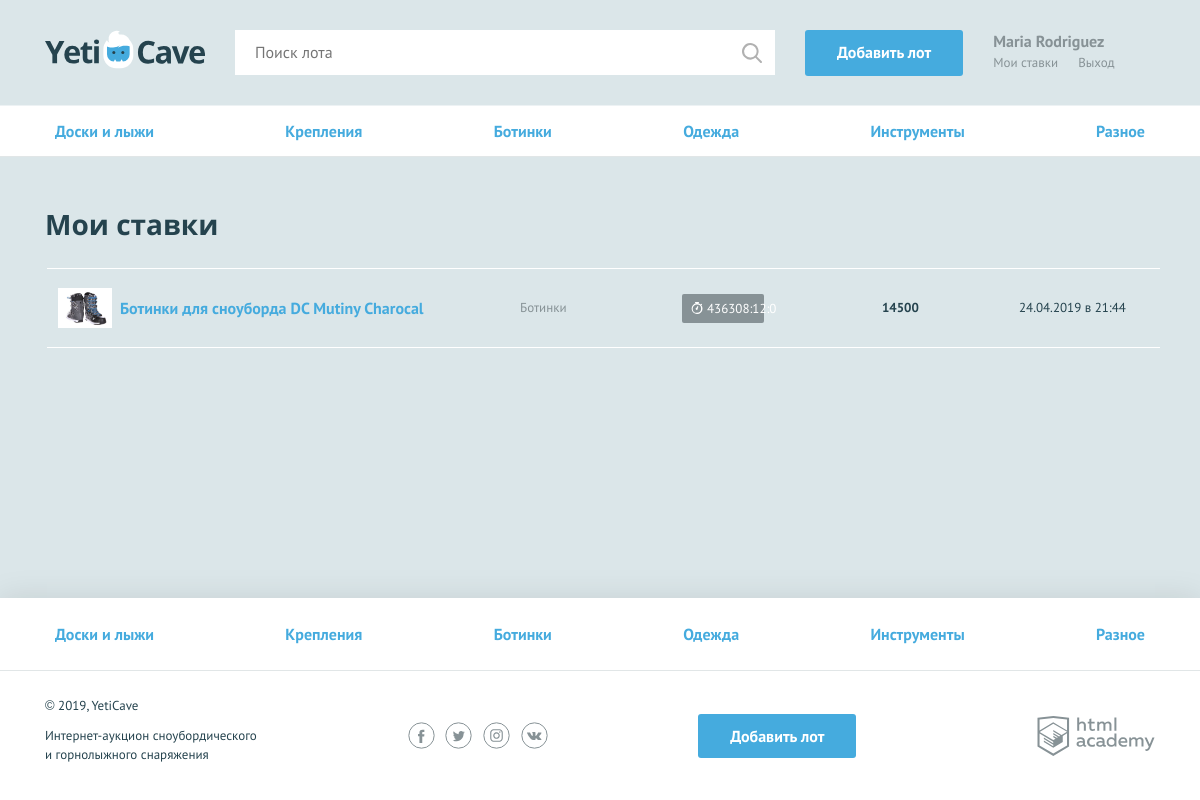
/my-bets.php (signed in), run on the app's committed database.
### tables this page shows
CREATE TABLE category (
                        id INT AUTO_INCREMENT PRIMARY KEY,
                        category VARCHAR(64),
                        class VARCHAR(64) UNIQUE
);

CREATE TABLE bid (
                   id INT AUTO_INCREMENT PRIMARY KEY,
                   user_id INT,
                   FOREIGN KEY (user_id) REFERENCES user(id),
                   lot INT,
                   FOREIGN KEY (lot) REFERENCES lot(id),
                   added_on TIMESTAMP DEFAULT CURRENT_TIMESTAMP,
                   offer INT UNSIGNED NOT NULL
);

CREATE TABLE lot (
                   id INT AUTO_INCREMENT PRIMARY KEY,
                   user_id INT,
                   FOREIGN KEY (user_id) REFERENCES user(id),
                   winner INT,
                   FOREIGN KEY (winner) REFERENCES user(id),
                   winner_bid_id INT,
                   category INT,
                   FOREIGN KEY (category) REFERENCES category(id),
                   created_on TIMESTAMP DEFAULT CURRENT_TIMESTAMP,
                   title VARCHAR(256) NOT NULL,
                   description VARCHAR(1000) NOT NUll,
                   image VARCHAR(512) NOT NULL,
                   starting_price INT UNSIGNED NOT NULL,
                   end_by TIMESTAMP DEFAULT '2019-01-01 00:00:00' NOT NUll,
                   bid_step INT UNSIGNED NOT NULL
);

### helpers.php (called while the page is built, shortened)
<?php
function db_get_prepare_stmt($link, $sql, $data = []) {
    $stmt = mysqli_prepare($link, $sql);
    return $stmt;
}
function include_template($name, array $data = []) {
    $name = 'templates/' . $name;
    extract($data);
    require $name;
    $result = ob_get_clean();
    return $result;
}

### init.php (called while the page is built, shortened)
<?php
require_once('functions.php');
require_once('helpers.php');
function get_categories ($con) {
    return $categories = fetch_db_data($con, 'SELECT * FROM category');
};

### templates/menu_lot.php (the view)
<nav class="nav">
    <ul class="nav__list container">
        <?php
        foreach ($categories as $category): ?>
        <li class="nav__item">
            <a href="/?cat=<?=$category['class'];?>"><?=$category['category'];?></a>
        </li>
        <?php endforeach;?>
    </ul>
</nav>

### templates/my-bets.php (shortened to what this page needs)
<section class="rates container">
    <h2>Мои ставки</h2>
    <table class="rates__list">
        <?php
        foreach($list_of_user_bids as $bid): ?>
        <tr class="rates__item<?php
        $is_win = $bid['winner_bid_id'] === $bid['id'] ? true : false;
        if($is_win) {
            echo ' rates__item--win';
        }
        ?>">
            <td class="rates__info">
                <div class="rates__img">
                    <img src="<?=$bid['image'];?>" width="54" height="40" alt="Сноуборд">
                </div>
                <div>
                <h3 class="rates__title"><a href="lot.php?id=<?=$bid['lot']; ?>"><?=$bid['title'];?></a></h3>
                </div>
            </td>
            <td class="rates__category">
                <?=$bid['category'];?>
            </td>
            <td class="rates__timer">
                <div class="timer <?php
                if($is_win) {
                    echo 'timer--win';
                }
                elseif(strtotime($bid['end_by']) <= strtotime('now') )  {
                    echo 'timer--end';
                } else if (strtotime($bid['end_by']) < 3600) {
                    echo 'timer--finishing';
                } else {
                    echo '';
                }
                ?>">
                    <?php
                    if($is_win) {
                        echo 'Ставка выиграла';
                    }
                    elseif(strtotime($bid['end_by']) <= strtotime('now') )  {
                    echo 'Торги окончены';
                    } else {
                    echo showTimeAddSec($bid['end_by']);
                    }
                  ?>
                </div>
            </td>
            <td class="rates__price">
                <?=$bid['offer'];?>
            </td>
            <td class="rates__time">
                <?=calculate_bid_times($bid['added_on']);?>
            </td>
        </tr>
        <?php endforeach; ?>
    </table>
</section>

### functions.php (shortened to what this page needs)
<?php
function showTimeAddSec (string $timestamp):string
{
    $unix = strtotime($timestamp);
    $hours =  floor($unix / 3600);
    $minutes = floor(($unix % 3600) / 60);
    $seconds = floor(($unix % 3600) / 3600);
    return $hours . ":" . $minutes . ":" . $seconds;
}
function fetch_db_data (mysqli $con, string $sql, array $data = []): ?array
{
    $result = [];
    $stmt = db_get_prepare_stmt($con, $sql, $data);
    mysqli_stmt_execute($stmt);
    $res = mysqli_stmt_get_result($stmt);
    if (!$res) {
        $error =  mysqli_error($con);
        print $page_content = include_template('error.php', ['error' => $error]);
        die();
    } else {
        $result = mysqli_fetch_all($res, MYSQLI_ASSOC);
    }
    return $result;
}
function calculate_bid_times (string $time_of_bid) {
    $sec_since_posted = strtotime('now') - strtotime($time_of_bid);
    $h_since_posted = floor($sec_since_posted/3600);
    $min_since_posted = floor(($sec_since_posted % 3600) / 60);
    if ($h_since_posted < 1) {
        echo $min_since_posted . ' мин. назад';
    } else if ($h_since_posted == 1 and $h_since_posted < 2) {
        echo "час назад";
    } else if ($h_since_posted >= 2 and $h_since_posted < 24) {
        echo $h_since_posted . ' ч. назад';
    } else if($h_since_posted >= 24 and $h_since_posted < 48) {
        echo  'вчера в ' . floor($h_since_posted/24) .':' .  $min_since_posted;
    } else {
        echo date_format(date_create($time_of_bid), 'd.m.Y в H:i');
    }
}

### templates/layout.php (shortened to what this page needs)
<!DOCTYPE html>
<html lang="ru">
<head>
    <link href="../css/normalize.min.css" rel="stylesheet">
    <link href="../css/style.css" rel="stylesheet">
</head>
<body>
<div class="page-wrapper">
    <header class="main-header">
        <div class="main-header__container container">
            <a class="main-header__logo" href="<?=$logo_link;?>">
                <img src="../img/logo.svg" width="160" height="39" alt="Логотип компании YetiCave">
            </a>
            <form class="main-header__search" method="get" action="search.php" autocomplete="off">
                <input type="search" name="search" placeholder="<?php
                if(isset($_GET['search'])) {
                   if($_GET['search']) {
                       echo $_GET['search'];
                   } else {
                       echo 'Введите запрос';
                   }
                }  else {
                    echo 'Поиск лота';
                }; ?>">
                <input class="main-header__search-btn" type="submit" name="find" value="Найти">
            </form>
            <?php
            if  (isset($_SESSION['user'])): ?>
            <a class="main-header__add-lot button" href="add.php">Добавить лот</a>
            <?php endif; ?>
            <nav class="user-menu">
                <?php
                if  (isset($_SESSION['user'])): ?>
                    <div class="user-menu__logged">
                        <p><?=strip_tags($_SESSION['user']['name']); ?></p>
                        <a class="user-menu__bets" href="/my-bets.php">Мои ставки</a>
                        <a class="user-menu__logout" href="/logout.php">Выход</a>
                    </div>
                <?php endif; ?>
            </nav>
        </div>
    </header>
    <main class="<?=$main_class ?>">
        <?=$menu?>
       <?=$content ?>
    </main>
</div>
<footer class="main-footer">
    <nav class="nav">
        <ul class="nav__list container">
            <?php foreach ($categories as $category): ?>
                <li class="nav__item">
                    <a href="/?cat=<?=$category['class']?>" ><?=htmlspecialchars($category['category']); ?></a>
                </li>
            <?php endforeach; ?>
        </ul>
    </nav>
    <div class="main-footer__bottom container">
        <div class="main-footer__copyright">
            <p>© 2019, YetiCave</p>
            <p>Интернет-аукцион сноубордического и горнолыжного снаряжения</p>
        </div>
        <div class="main-footer__social social">
            <a class="social__link social__link--facebook" href="#">
            </a>
            <a class="social__link social__link--twitter" href="#">
            </a>
            <a class="social__link social__link--instagram" href="#">
            </a>
            <a class="social__link social__link--vkontakte" href="#">
            </a>
        </div>
        <?php
        if  (isset($_SESSION['user'])): ?>
            <a class="main-header__add-lot button" href="add.php">Добавить лот</a>
        <?php endif; ?>
        <div class="main-footer__developed-by">
            <a class="logo-academy" href="https://htmlacademy.ru/intensive/php">
            </a>
        </div>
    </div>
</footer>
</body>
</html>

### data on the page
category: category "Доски и лыжи"
category: category "Крепления"
category: category "Ботинки"
category: category "Одежда"
category: category "Инструменты"
category: category "Разное"
bid: lot.image (picture), lot.title "Ботинки для сноуборда DC Mutiny Charocal", category.category "Ботинки", lot.end_by "436308:12:0", offer "14500", added_on "24.04.2019 в 21:44"

### other printed values
strip_tags($_SESSION['user']['name']) "Maria Rodriguez"
